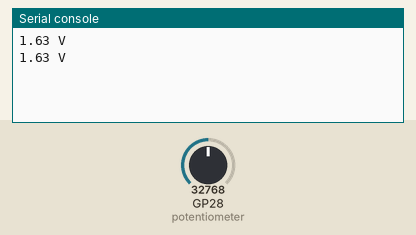
The program below on a simulated Raspberry Pi Pico running MicroPython. On the bench: the last lines printed to the serial console. The test bench sets the inputs (shaded band); at power-on: GP28 (potentiometer) = 32768 (analog values on the 0–65535 scale).

Above: at 1.2 s.
1.3 s: GP28 (potentiometer) set to 45874
At 2.4 s:
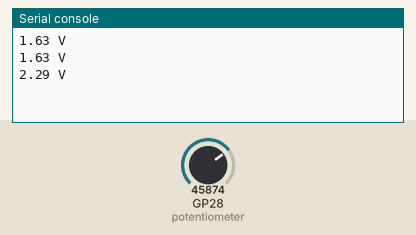
2.8 s: GP28 (potentiometer) set to 57670
At 3.8 s:
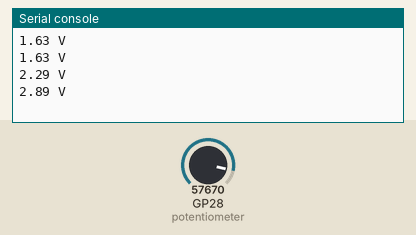
Timing chart, 0 to 5.8 s (numbered marks = the images above; inputs shaded):
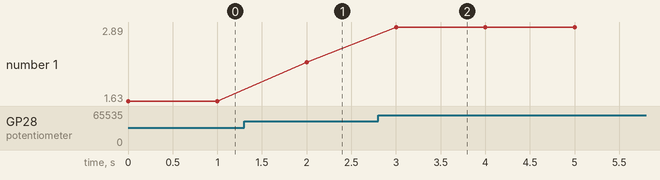

Measured:
- after the input at 1.3 s, the serial console: prints a new line after 0.70 s (image 1)
- after the input at 2.8 s, the serial console: prints a new line after 0.20 s (image 2)
- plotted number 1: 1.63 → 2.29 after the input at 1.3 s, 2.29 → 2.89 after the input at 2.8 s

The program:

adc_fixed.py
```python
import machine
import utime

potentiometer = machine.ADC(28)

conversion_factor = 3.3 / (65535)

while True:
    voltage = (potentiometer.read_u16() - 352) * conversion_factor
    print(str(round(voltage, 2)) + " V")
    utime.sleep(1)
```
